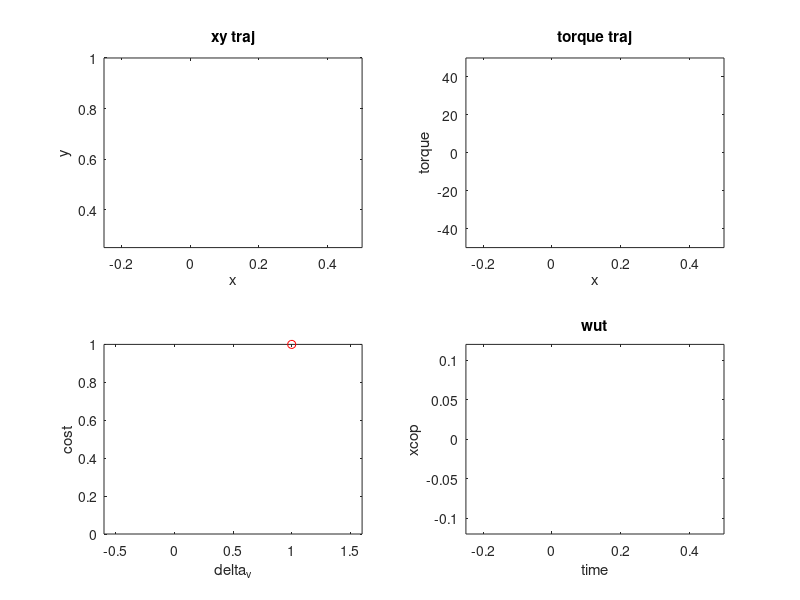

Recreate this plot in MATLAB. (Note: this script raises an error after producing the figure.)
% MHector

% 6.5.18
% COL analysis
clc; clear; close all
record_video = 0;
if record_video==1
    v=VideoWriter('torques_over_delta_v','MPEG-4');
    v.FrameRate=10;
    open(v);
end
% strucc = dir('C:\\Users\mike-\Documents\DRL\collocation\opt_results\deltav_results\deltav_re*'); %DRL desktop
strucc = dir('D:\Documents\DRL\slip_opt\opt_results\deltav_results\deltav_re*'); %My Desktop
%dir('C:\\Users\mike-\Documents\DRL\collocation\opt_results\damping_results\opt_damping_*');

cmax = 410;
fig = figure;
hold on
subplot(2,2,1); an1 = plot(1,1);
axis([-0.25, .5, .25, 1]); title('xy traj'); xlabel('x'); ylabel('y');
subplot(2,2,2); an2 = plot(1,1); hold on; an22 = plot(2,2);
axis([-.25, .5, -50, 50]); title('torque traj'); xlabel('x'); ylabel('torque');
subplot(2,2,3); an3 = plot(1,1,'ro'); hold on; an32 = plot(2,2);
axis([-.6,1.6, 0, 1]); xlabel('delta_v'); ylabel('cost');
subplot(2,2,4); an4 = plot(1,1);
axis([-.25, .5, -.12, .12]); xlabel('x'); ylabel('xcop')
% an2 = plot(2,2);
title1 = title('wut');
% axis([-0.25, 0.25, .1, .9])

% legend('leg torque', 'ankle torque')
xlabel('time')
% ylabel('torque')

for i = 1:length(strucc)
    filename = strucc(i).name;
%     filename = strcat('C:\\Users\mike-\Documents\DRL\collocation\opt_results\damping_results\', filename); 
    filename = strcat('D:\Documents\DRL\slip_opt\opt_results\deltav_results\', filename); %My desktop
    load(filename) 
    results{i} = opt_results;
    deltav(i) = opt_results.end_vel - opt_results.apex_velocity; %Starting apex velocity - Ending apex velocity
    if opt_results.c == 30
%         pause
    end
end
[deltav_sorted,i] = sort(deltav);

q=1;
for k = 1:length(i)
    results_sorted_deltav{k} = results{i(k)};
    flags(k) = results{i(k)}.flag;
    if results{i(k)}.flag > 0
        deltav_graph(q) = results{i(k)}.end_vel - results{i(k)}.apex_velocity;
        cost_graph(q) = results{i(k)}.cost;
        q = q+1;
    end
end
an32.XData = deltav_graph;
an32.YData = cost_graph;
for i = 1:numel(results)
    %Make energy shared figure
    energy_leg(i) = sum(results_sorted_deltav{i}.Tleg.^2);
    energy_ankle(i) = sum(results_sorted_deltav{i}.Tankle.^2);
    
    if results_sorted_deltav{i}.flag > 0
        time = results_sorted_deltav{i}.t;
        leg_response = results_sorted_deltav{i}.Tleg;
        ankle_response = results_sorted_deltav{i}.Tankle;
        x = results_sorted_deltav{i}.x;
        y = results_sorted_deltav{i}.y;
        r = results_sorted_deltav{i}.r;
        k = results_sorted_deltav{i}.k;
        xcop = -ankle_response .* r ./(k .*(results_sorted_deltav{i}.r0 -r).* y);
        
        if max(leg_response) > 49.9
%             pause
        end

        an1.XData = x;
        an1.YData = y;

        an2.XData = x;
        an2.YData = ankle_response;  
        
        an22.XData = x;
        an22.YData = leg_response; 
        
        an3.XData = results_sorted_deltav{i}.end_vel - results_sorted_deltav{i}.apex_velocity;
        an3.YData = results_sorted_deltav{i}.cost;
        
        an4.XData = x;
        an4.YData = xcop;

        drawnow
        title1.String = ['change in velocity = ', num2str(results_sorted_deltav{i}.end_vel - results_sorted_deltav{i}.apex_velocity)];
        pause(.01)
        if record_video==1
            F=getframe(gcf);
            writeVideo(v,F);
        end
    end
end

if record_video == 1
    close(v)
end

%Make energy shared figure
[dvUnique, indUnique] = unique(deltav);
% barArray = [energy_leg(indUnique)' energy_ankle(indUnique)']; 
% figure
% abar = bar(cUnique',barArray, 'stacked');
figure;
plot(dvUnique, energy_leg(indUnique)); hold on; 
plot(dvUnique, energy_ankle(indUnique),'r');
% a = line([71 71],[0, 12*10^4]); a.LineStyle = '--';
xlabel('Damping')
ylabel('Energy')
legend('Leg energy', 'Ankle energy','Leg begins saturation')
title('Optimal energies of actuators through stance')
% a.Color = 'k';
% figure
% subplot(2,2,1)
% 
% plot(c,flag,'bo')
% title('fmincon ending state flag')
% subplot(2,2,2)
% 
% plot(c,cost,'bo')
% title('cost')
% subplot(2,2,3)
% 
% plot(c,leg_response,'bo'); hold on
% plot(c,ankle_response,'ro')
% title('torque squared')
